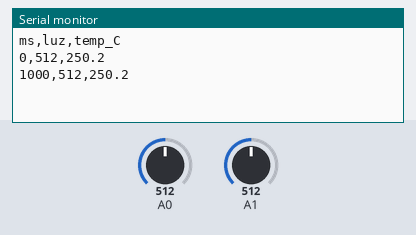
A sketch run on a simulated Arduino Uno, built with avr-gcc and run on an emulated ATmega328P. Parts: the last lines printed to the serial monitor. The test bench sets the inputs (shaded band); at power-on: A0 = 512, A1 = 512.

Above: at 1.8 s.
1.9 s: A0 set to 716
At 2.8 s:
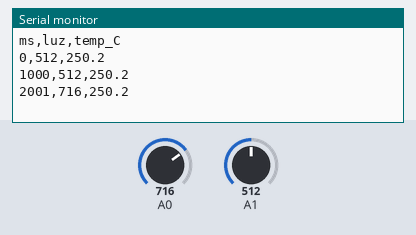
3.4 s: A1 set to 716
At 4.7 s:
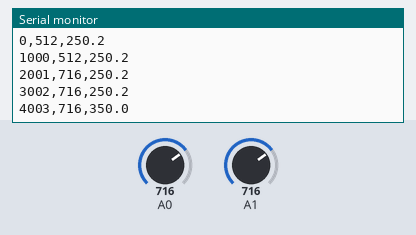
4.9 s: A0 set to 900
At 5.6 s:
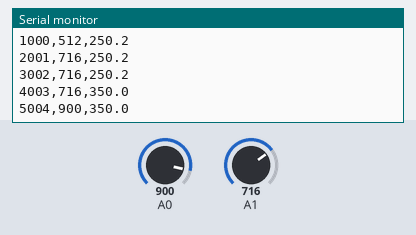
6.4 s: A1 set to 900
At 7.8 s:
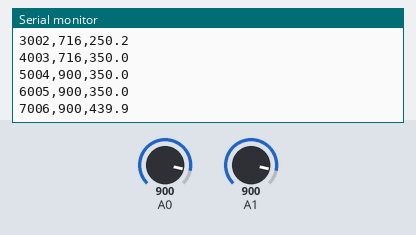
Timing chart, 0 to 8.9 s (numbered marks = the images above; inputs shaded):
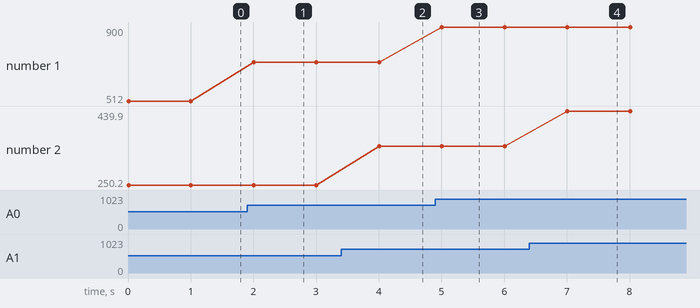

Measured:
- after the input at 1.9 s, the serial monitor: prints a new line after 0.10 s (image 1)
- after the input at 3.4 s, the serial monitor: prints a new line after 0.60 s (image 2)
- after the input at 4.9 s, the serial monitor: prints a new line after 0.11 s (image 3)
- after the input at 6.4 s, the serial monitor: prints a new line after 0.61 s (image 4)
- plotted number 1: 512 → 716 after the input at 1.9 s, 716 → 900 after the input at 4.9 s
- plotted number 2: 250.2 → 350 after the input at 3.4 s, 350 → 439.9 after the input at 6.4 s

The sketch:

Projeto_184_Logger_CSV_de_luz_e_temperatura.ino
```cpp
// Projeto 184 - Logger CSV de luz e temperatura
// Arduino Uno | Arduino Neon Lab

void setup(){Serial.begin(9600);Serial.println("ms,luz,temp_C");}
void loop(){
 int luz=analogRead(A0);
 float temp=analogRead(A1)*5.0/1023.0*100.0;
 Serial.print(millis());Serial.print(',');Serial.print(luz);
 Serial.print(',');Serial.println(temp,1);delay(1000);
}
```
